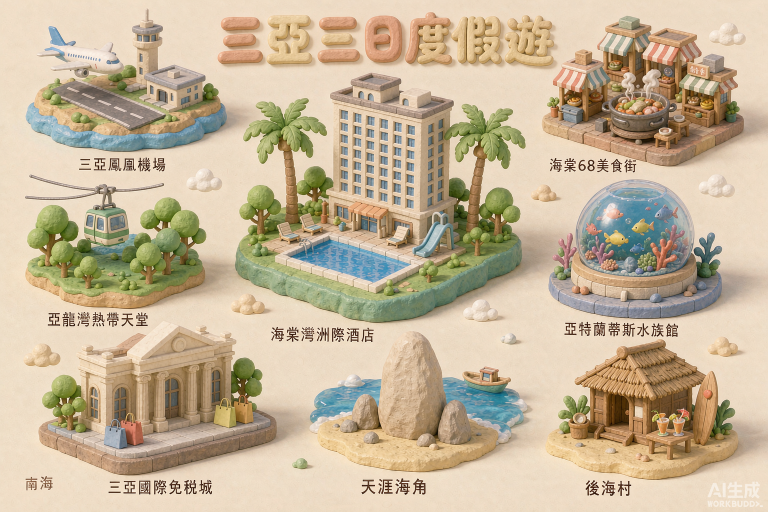
#> input picture sanya/assets/cartoon-preview/backup/Cute_isometric_3D_miniature_di_2026-10-03T05-37-26.png, 1536 x 1024 px, found by its file name (shown at 1/2 size)
$ python build_maps.py
#> lines starting #> are read from the running program, lines starting #| are printed output that depends on the picture
# -*- coding: utf-8 -*-
"""Overlay itinerary routes + DAY badges onto the three base maps.

Route semantics (single source of truth = the itinerary):
  Day 1 (teal) : airport -> hotel  -> food street
  Day 2 (gold) : hotel   -> yalong -> aquarium -> houhai
  Day 3 (coral): hotel   -> tianya -> dutyfree -> airport

The base images are AI-generated scene-only maps (no routes, no badges), so
every route here is drawn deterministically from coordinates and cannot get
the day/scene assignment wrong.

Details that matter:
  * scenes use an elliptical keep-out (rx, ry) so strokes stop at the edge of
    the artwork instead of painting over it
  * the yalong -> aquarium leg detours under the central hotel
  * the dutyfree -> airport leg sweeps west around yalong
  * badges are positioned by arc length along the real polyline
"""
import math
import os
import numpy as np
from PIL import Image, ImageDraw, ImageFont

HERE = os.path.dirname(os.path.abspath(__file__))

TEAL = (15, 79, 92)      # #0F4F5C  Day 1
GOLD = (198, 160, 44)    # Day 2
CORAL = (216, 104, 86)   # Day 3
WHITE = (255, 255, 255)

STOPS = {
    1: ['airport', 'hotel', 'food'],
    2: ['hotel', 'yalong', 'aquarium', 'houhai'],
    3: ['hotel', 'tianya', 'dutyfree', 'airport'],
}

GAP = 16  # clearance between stroke tip and artwork


def ell(rx, ry):
    return (rx, ry)


STYLES = {
    'A': {
        'file': 'Cute_isometric_3D_miniature_di_2026-10-03T05-37-26.png',
        'scenes': {
            'airport': (238, 176), 'hotel': (772, 350), 'food': (1276, 178),
            'yalong': (232, 486), 'aquarium': (1272, 502), 'houhai': (1284, 830),
            'tianya': (776, 830), 'dutyfree': (318, 788),
        },
        'rad': {
            'airport': ell(126, 104), 'hotel': ell(300, 196), 'food': ell(126, 100),
            'yalong': ell(132, 108), 'aquarium': ell(136, 112), 'houhai': ell(126, 104),
            'tianya': ell(122, 100), 'dutyfree': ell(136, 108),
        },
        'detour': {('yalong', 'aquarium'): (770, 660)},
        'curve': {('dutyfree', 'airport'): (-70, 300)},
        'wm': (300, 995, 1200, 1016),
        'badges': [
            (1, 'airport', 'hotel', 0.66, -10, -54),
            (2, 'yalong', 'aquarium', 0.50, 0, 4),
            (3, 'tianya', 'dutyfree', 0.50, 0, 50),
        ],
    },
    'B': {
        'file': 'A_hand_drawn_watercolor_illust_2026-10-03T05-37-26.png',
        'scenes': {
            'airport': (240, 232), 'hotel': (786, 414), 'food': (1290, 196),
            'yalong': (228, 512), 'aquarium': (1288, 508), 'houhai': (1130, 822),
            'tianya': (600, 822), 'dutyfree': (218, 812),
        },
        'rad': {
            'airport': ell(122, 100), 'hotel': ell(290, 190), 'food': ell(118, 96),
            'yalong': ell(128, 104), 'aquarium': ell(130, 108), 'houhai': ell(124, 100),
            'tianya': ell(118, 96), 'dutyfree': ell(128, 104),
        },
        'detour': {('yalong', 'aquarium'): (756, 700)},
        'curve': {('dutyfree', 'airport'): (-70, 330)},
        'wm': (300, 995, 1200, 1016),
        'badges': [
            (1, 'airport', 'hotel', 0.70, -14, -56),
            (2, 'yalong', 'aquarium', 0.50, 0, 4),
            (3, 'tianya', 'dutyfree', 0.50, 0, 50),
        ],
    },
    'C': {
        'file': 'A_clean_flat_vector_illustrati_2026-10-03T05-37-29.png',
        'scenes': {
            'airport': (252, 196), 'hotel': (768, 406), 'food': (1284, 168),
            'yalong': (250, 508), 'aquarium': (1284, 512), 'houhai': (1262, 824),
            'tianya': (768, 832), 'dutyfree': (228, 826),
        },
        'rad': {
            'airport': ell(118, 96), 'hotel': ell(272, 182), 'food': ell(116, 92),
            'yalong': ell(122, 100), 'aquarium': ell(124, 104), 'houhai': ell(120, 98),
            'tianya': ell(116, 94), 'dutyfree': ell(124, 100),
        },
        'detour': {('yalong', 'aquarium'): (760, 700)},
        'curve': {('dutyfree', 'airport'): (-70, 300)},
        'wm': (300, 995, 1200, 1016),
        'badges': [
            (1, 'airport', 'hotel', 0.66, -10, -54),
            (2, 'yalong', 'aquarium', 0.50, 0, 4),
            (3, 'tianya', 'dutyfree', 0.50, 0, 50),
        ],
    },
}
#> in build, im is the input picture: PIL image 1536x1024 RGB; mean R, G, B 197.4, 180.5, 153

BADGE_R = 52
FONT_PX = 30


def qbez(p0, pc, p2, t):
    m = 1 - t
    return (m * m * p0[0] + 2 * m * t * pc[0] + t * t * p2[0],
            m * m * p0[1] + 2 * m * t * pc[1] + t * t * p2[1])


def _ell_t(p_from, p_to, r_from, r_to):
    """Deprecated shim kept for clarity; routing now works in pixel space."""
    return 0.0, 1.0


def _outside(p, c, r, gap=0.0):
    rx, ry = r[0] + gap, r[1] + gap
    return ((p[0] - c[0]) / rx) ** 2 + ((p[1] - c[1]) / ry) ** 2 >= 1.0


def _edge(p_from, p_to, r, extra=GAP):
    """Walk from p_from toward p_to until past ellipse r, then `extra` further."""
    dx, dy = p_to[0] - p_from[0], p_to[1] - p_from[1]
    L = math.hypot(dx, dy) or 1.0
    ux, uy = dx / L, dy / L
    ray = 1.0 / math.sqrt((ux / r[0]) ** 2 + (uy / r[1]) ** 2)
    k = min(ray + extra, L)
    return (p_from[0] + ux * k, p_from[1] + uy * k)


def leg_points(cfg, a, b):
    """Polyline for one leg, trimmed so it stops at each scene's artwork edge."""
    sc, rad = cfg['scenes'], cfg['rad']
    p1, p2 = sc[a], sc[b]

    # bezier sweep (dutyfree -> airport)
    if (a, b) in cfg['curve']:
        pc = cfg['curve'][(a, b)]
        raw = [qbez(p1, pc, p2, i / 240.0) for i in range(241)]
        s = 0
        for i, p in enumerate(raw):
            if _outside(p, p1, rad[a], GAP):
                s = i
                break
        e = len(raw) - 1
        for i in range(len(raw) - 1, -1, -1):
            if _outside(raw[i], p2, rad[b], GAP):
                e = i
                break
        if e <= s + 1:
            m = ((p1[0] + p2[0]) / 2, (p1[1] + p2[1]) / 2)
            return [m, m]
        return raw[s:e + 1]

    # two-leg detour under the hotel (yalong -> aquarium)
    if (a, b) in cfg['detour']:
        w = cfg['detour'][(a, b)]
        A = _edge(p1, w, rad[a])
        B = _edge(p2, w, rad[b])
        if math.hypot(A[0] - w[0], A[1] - w[1]) < 20 or \
           math.hypot(B[0] - w[0], B[1] - w[1]) < 20:
            return [A, B]
        return [A, w, B]

    # plain straight leg
    A = _edge(p1, p2, rad[a])
    B = _edge(p2, p1, rad[b])
    if math.hypot(B[0] - A[0], B[1] - A[1]) < 24:
        m = ((p1[0] + p2[0]) / 2, (p1[1] + p2[1]) / 2)
        return [m, m]
    return [A, B]


def arc_point(pts, t):
    """Point at fraction t of the polyline's arc length."""
    segs = [math.hypot(pts[i + 1][0] - pts[i][0], pts[i + 1][1] - pts[i][1])
            for i in range(len(pts) - 1)]
    total = sum(segs) or 1.0
    target, acc = total * t, 0.0
    for i, s in enumerate(segs):
        if acc + s >= target or i == len(segs) - 1:
            f = (target - acc) / s if s else 0.0
            f = max(0.0, min(1.0, f))
            return (pts[i][0] + (pts[i + 1][0] - pts[i][0]) * f,
                    pts[i][1] + (pts[i + 1][1] - pts[i][1]) * f)
        acc += s
    return pts[-1]


def stroke(dr, pts, color, width=7, dash=18, gap=14):
    on, remain = True, float(dash)
    r = width / 2.0
    for i in range(len(pts) - 1):
        a, b = pts[i], pts[i + 1]
        seg = math.hypot(b[0] - a[0], b[1] - a[1])
        if seg < 1e-6:
            continue
        ux, uy = (b[0] - a[0]) / seg, (b[1] - a[1]) / seg
        t = 0.0
        while t < seg:
            step = min(remain, seg - t)
            if on:
                p = (a[0] + ux * t, a[1] + uy * t)
                q = (a[0] + ux * (t + step), a[1] + uy * (t + step))
                dr.line([p, q], fill=color, width=width)
                dr.ellipse([p[0] - r, p[1] - r, p[0] + r, p[1] + r], fill=color)
                dr.ellipse([q[0] - r, q[1] - r, q[0] + r, q[1] + r], fill=color)
            t += step
            remain -= step
            if remain <= 1e-6:
                on = not on
                remain = dash if on else gap


def badge(dr, c, text, color, radius, font):
    x, y = c
    halo = radius + 9
    dr.ellipse([x - halo - 4, y - halo - 2, x + halo + 4, y + halo + 6],
               fill=(120, 112, 98, 55))
    dr.ellipse([x - halo, y - halo, x + halo, y + halo], fill=WHITE)
    dr.ellipse([x - radius, y - radius, x + radius, y + radius],
               fill=color, outline=WHITE, width=4)
    bb = dr.textbbox((0, 0), text, font=font)
    dr.text((x - (bb[2] - bb[0]) / 2 - bb[0],
             y - (bb[3] - bb[1]) / 2 - bb[1]), text, fill=WHITE, font=font)


def strip_watermark(im, sample_box, wm_box, seed=11):
#> called with sample_box = (300, 995, 1200, 1016), wm_box = (1300, 928, 1536, 1024), seed = 11
    arr = np.array(im).astype(np.float64)
    x0, y0, x1, y1 = sample_box
    patch = arr[y0:y1, x0:x1].reshape(-1, 3)
    q = (patch // 3).astype(np.int64)
    key = q[:, 0] * 65536 + q[:, 1] * 256 + q[:, 2]
#> key = 18900 values, max 5327683 at index 31, min 4932926 at index 8323, mean 5183790.8
    vals, counts = np.unique(key, return_counts=True)
#> vals = 60 values from 4932926 to 5327683; counts = 60 values, max 6774 at index 39, min 1 at index 0, mean 315
    fill = patch[key == vals[np.argmax(counts)]].mean(axis=0)
#> fill = [237.8, 219.5, 196.5]
    bx0, by0, bx1, by1 = wm_box
    rng = np.random.default_rng(seed)
    arr[by0:by1, bx0:bx1] = fill[None, None, :] + rng.normal(0, 1.0, (by1 - by0, bx1 - bx0, 3))
    return Image.fromarray(np.clip(arr, 0, 255).astype(np.uint8))


def build(key, cfg):
    im = Image.open(os.path.join(HERE, cfg['file'])).convert('RGB')
    im = strip_watermark(im, cfg['wm'], (1300, 928, 1536, 1024))

    ov = Image.new('RGBA', im.size, (0, 0, 0, 0))
#> ov: PIL image 1536x1024 RGBA; every value is 0
    dr = ImageDraw.Draw(ov)
    palette = {1: TEAL, 2: GOLD, 3: CORAL}
    legs = {}
    for day, stops in STOPS.items():
        for i in range(len(stops) - 1):
            a, b = stops[i], stops[i + 1]
            pts = leg_points(cfg, a, b)
            legs[(day, a, b)] = pts
            stroke(dr, pts, palette[day])
#> after the loop, legs = 8 items

    try:
        font = ImageFont.truetype('arialbd.ttf', FONT_PX)
    except OSError:
        font = ImageFont.truetype('C:/Windows/Fonts/arialbd.ttf', FONT_PX)

    for day, a, b, t, dx, dy in cfg['badges']:
        p = arc_point(legs[(day, a, b)], t)
        badge(dr, (p[0] + dx, p[1] + dy), 'DAY %d' % day, palette[day], BADGE_R, font)
#> this loop made 3 passes
#> (a, b, t, dx, dy, segs in arc_point, total in arc_point, target in arc_point) on passes 1 to 3: ('airport', 'hotel', 0.66, -10, -54, [124], 124, 81.85), ('yalong', 'aquarium', 0.5, 0, 4, [420.4, 377.1], 797.5, 398.8), ('tianya', 'dutyfree', 0.5, 0, 50, [170.5], 170.5, 85.25)

    out = Image.alpha_composite(im.convert('RGBA'), ov).convert('RGB')
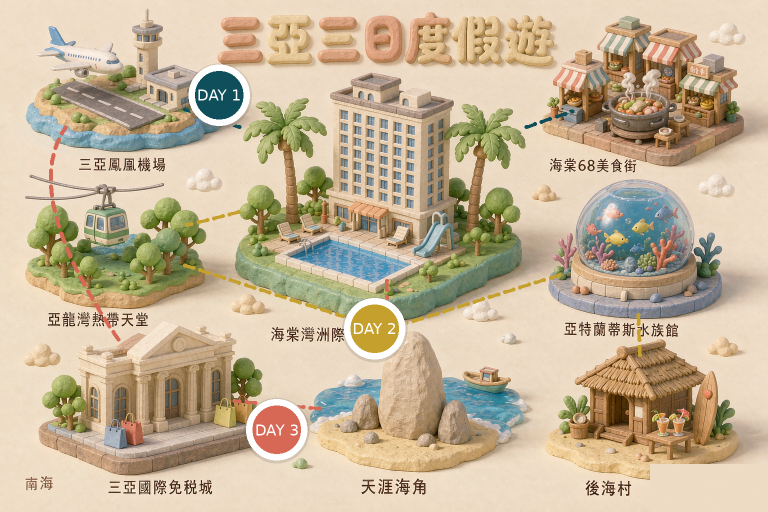
#> out: PIL image 1536x1024 RGB (shown at 1/2 size); mean R, G, B 197.4, 180.2, 152.6
    out.save(os.path.join(HERE, 'map_%s_no_wm.png' % key))
    out.save(os.path.join(HERE, 'map_%s_web.jpg' % key), 'JPEG',
             quality=86, optimize=True, progressive=True)
    out.resize((1024, 683)).save(os.path.join(HERE, '_prev_%s.png' % key))
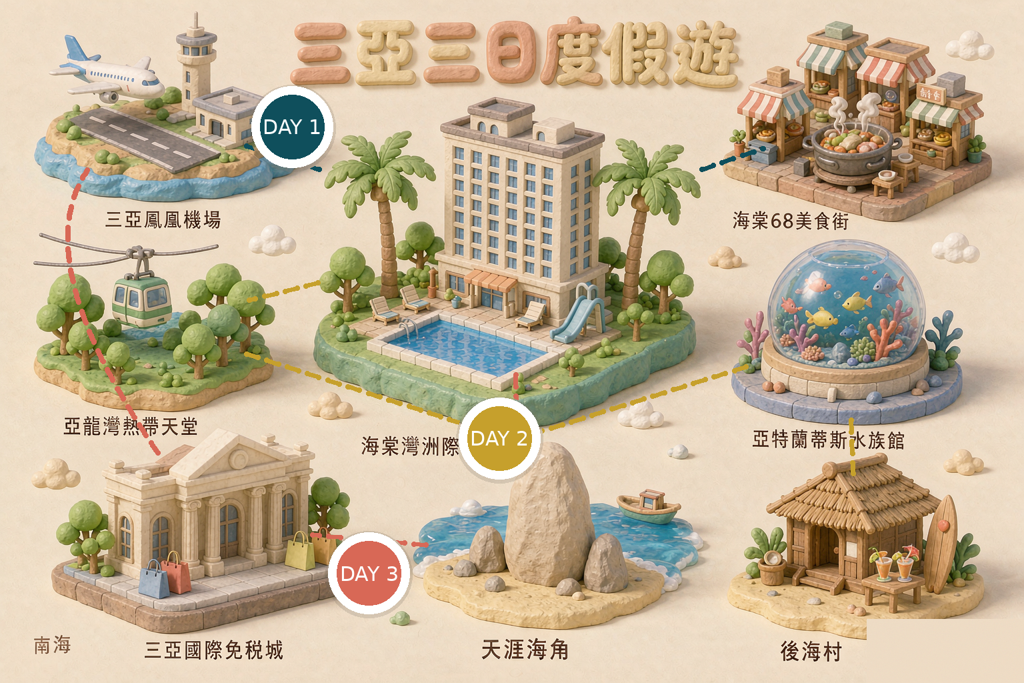
#> saved as _prev_A.png: PIL image 1024x683 RGB; mean R, G, B 197.4, 180.2, 152.6
    print('%s ok' % key)


if __name__ == '__main__':
    for k in ('A', 'B', 'C'):
        build(k, STYLES[k])
#> pass 2 of the loop `for k in ('A', 'B', 'C'):`:
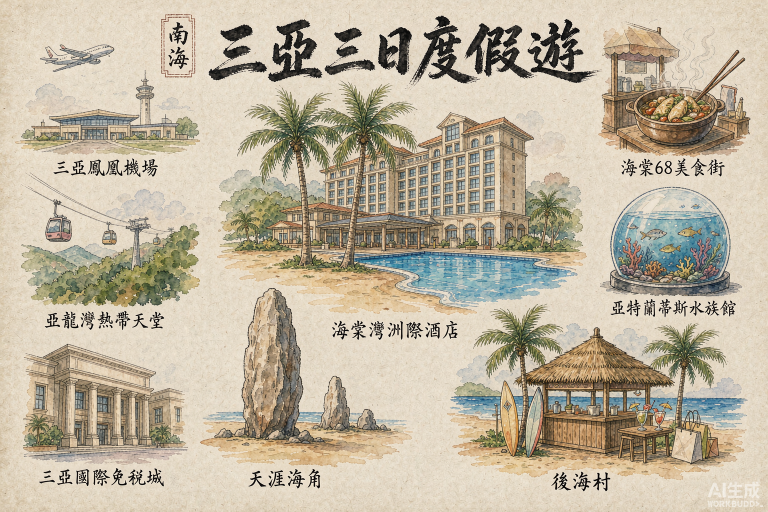
#> input picture sanya/assets/cartoon-preview/backup/A_hand_drawn_watercolor_illust_2026-10-03T05-37-26.png, 1536 x 1024 px, found by its file name (shown at 1/2 size)
#> in build, im is the input picture: PIL image 1536x1024 RGB; mean R, G, B 190.9, 180.4, 159.8
#> the loop in build (call 2), `for day, a, b, t, dx, dy in cfg['badges']:` made 3 passes
#> (a, b, t, dx, dy, segs in arc_point, total in arc_point, target in arc_point) on passes 1 to 3: ('airport', 'hotel', 0.7, -14, -56, [152], 152, 106.4), ('yalong', 'aquarium', 0.5, 0, 4, [420, 422.8], 842.8, 421.4), ('tianya', 'dutyfree', 0.5, 0, 50, [104.2], 104.2, 52.09)
#> in build (call 2), `out = Image.alpha_composite(im.convert('RGBA'), ov).convert('RGB')`:
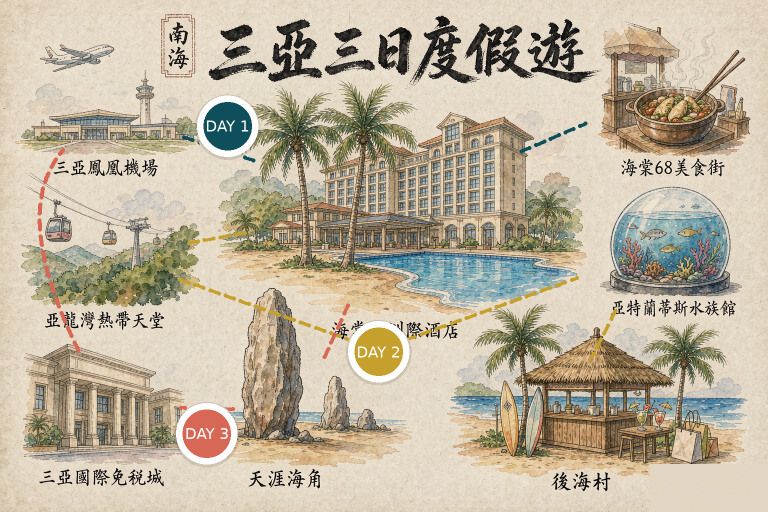
#> out: PIL image 1536x1024 RGB (shown at 1/2 size); mean R, G, B 190.1, 179.2, 158.3
#> in build (call 2), `out.resize((1024, 683)).save(os.path.join(HERE, '_prev_%s.png' % key))`:
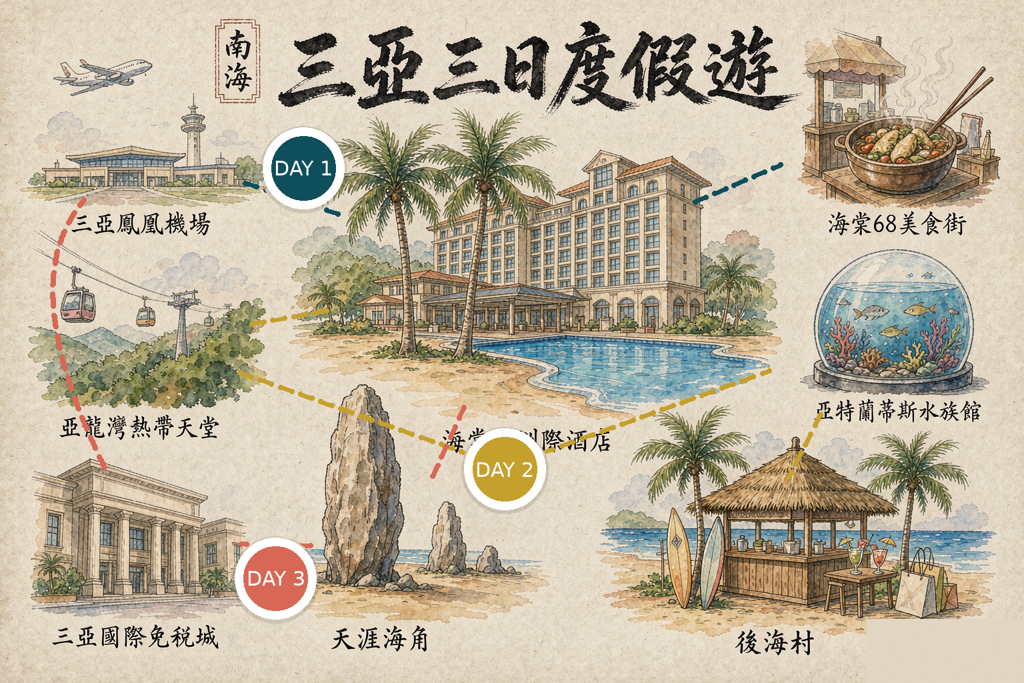
#> saved as _prev_B.png: PIL image 1024x683 RGB; mean R, G, B 190.1, 179.2, 158.3
#> pass 3 of the loop `for k in ('A', 'B', 'C'):`:
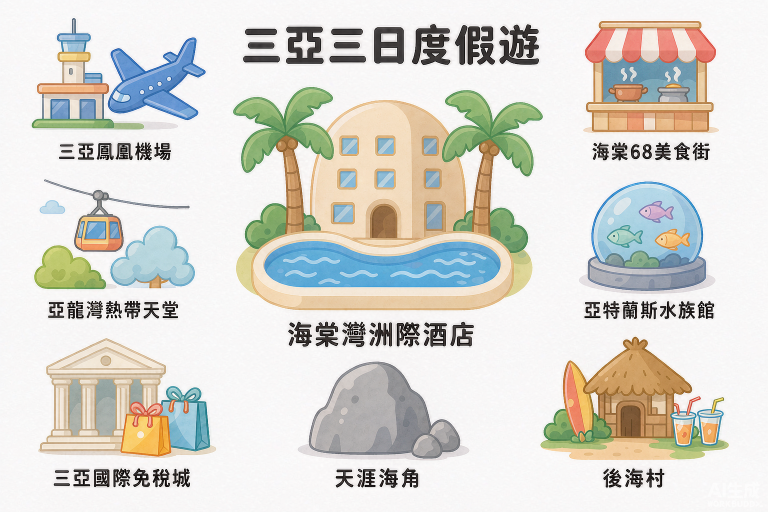
#> input picture sanya/assets/cartoon-preview/backup/A_clean_flat_vector_illustrati_2026-10-03T05-37-29.png, 1536 x 1024 px, found by its file name (shown at 1/2 size)
#> in build, im is the input picture: PIL image 1536x1024 RGB; mean R, G, B 217.1, 216, 209.5
#> the loop in build (call 3), `for day, a, b, t, dx, dy in cfg['badges']:` made 3 passes
#> (a, b, t, dx, dy, segs in arc_point, total in arc_point, target in arc_point) on passes 1 to 3: ('airport', 'hotel', 0.66, -10, -54, [160.3], 160.3, 105.8), ('yalong', 'aquarium', 0.5, 0, 4, [410.5, 419.6], 830.1, 415), ('tianya', 'dutyfree', 0.5, 0, 50, [268], 268, 134)
#> in build (call 3), `out = Image.alpha_composite(im.convert('RGBA'), ov).convert('RGB')`:
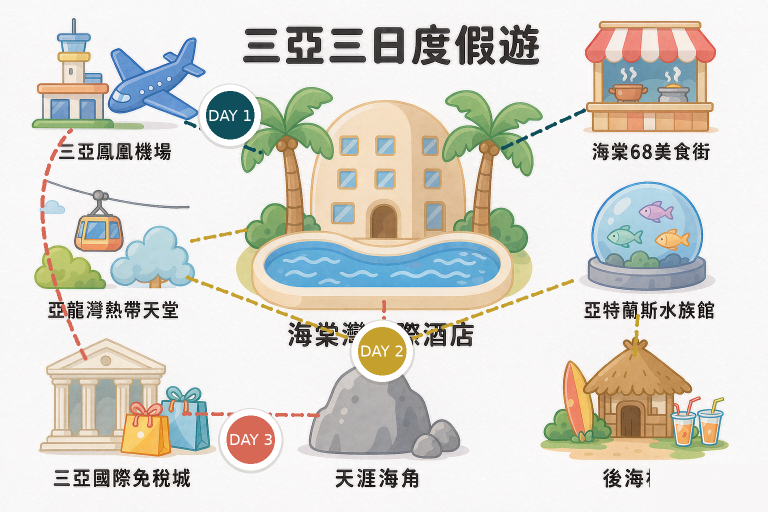
#> out: PIL image 1536x1024 RGB (shown at 1/2 size); mean R, G, B 216, 214.2, 206.9
#> in build (call 3), `out.resize((1024, 683)).save(os.path.join(HERE, '_prev_%s.png' % key))`:
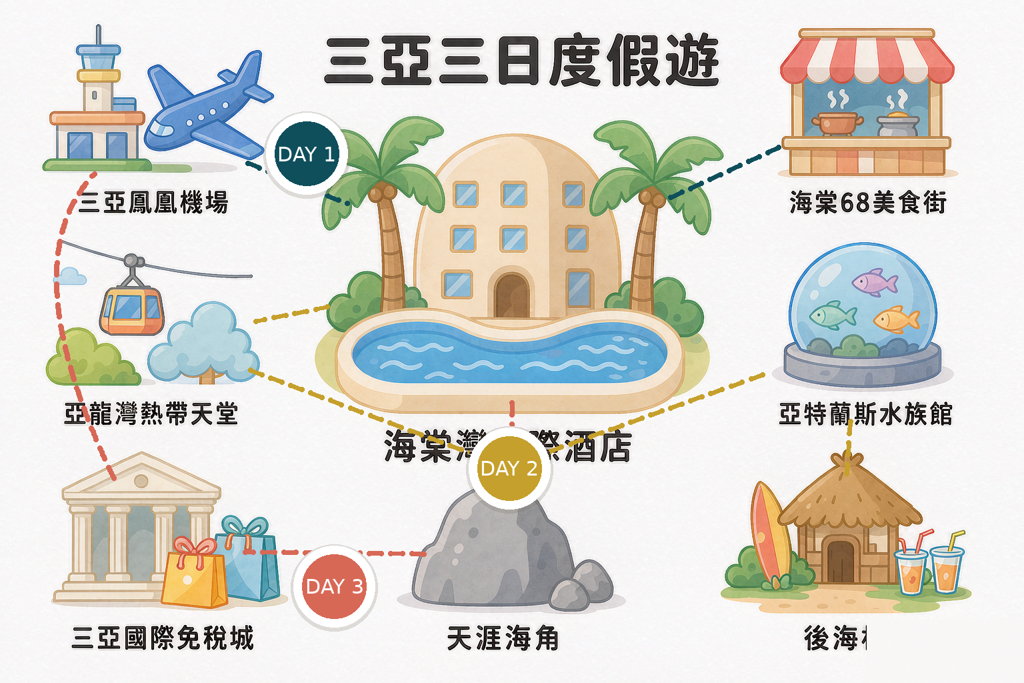
#> saved as _prev_C.png: PIL image 1024x683 RGB; mean R, G, B 216, 214.2, 206.9
